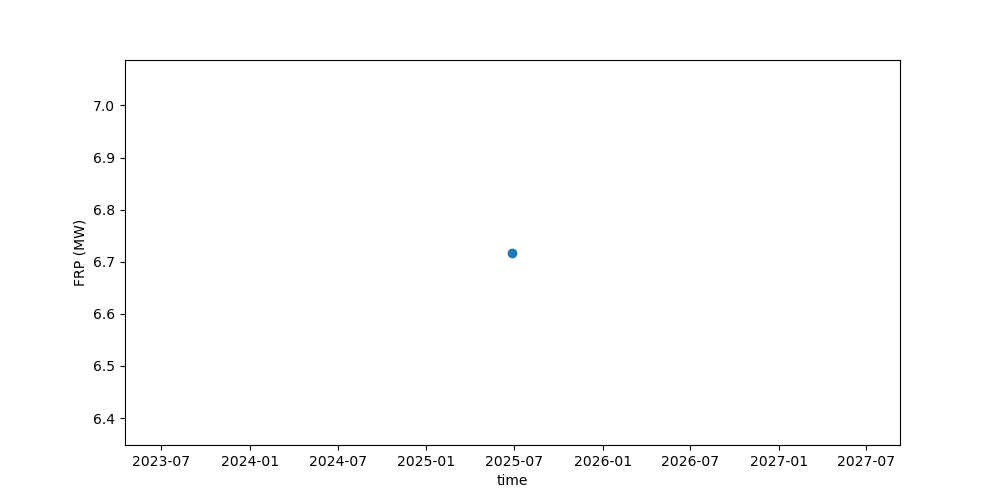
#> input picture src/fireReport/frp161.png, 1000 x 500 px
$ python -i ros.py   (imports and definitions only)   (older library calls are emulated)
#> lines starting #> are read from the running program, lines starting #| are printed output that depends on the picture
#> further down, picture is the input picture: shape (500, 1000, 3); mean B, G, R 252.5, 252.5, 252.5
import numpy as np
from past.utils import old_div
from scipy import io,ndimage,stats,signal,interpolate,spatial
import pdb
import cv2
import matplotlib.pyplot as plt
from matplotlib import cm

########################################################3
# [119 lines left out: function compute_ros, not called in this run]

#################################################
def get_gradient(im) :
    # Calculate the x and y gradients using Sobel operator
    grad_x = cv2.Sobel(im,cv2.CV_64F,1,0,ksize=3)
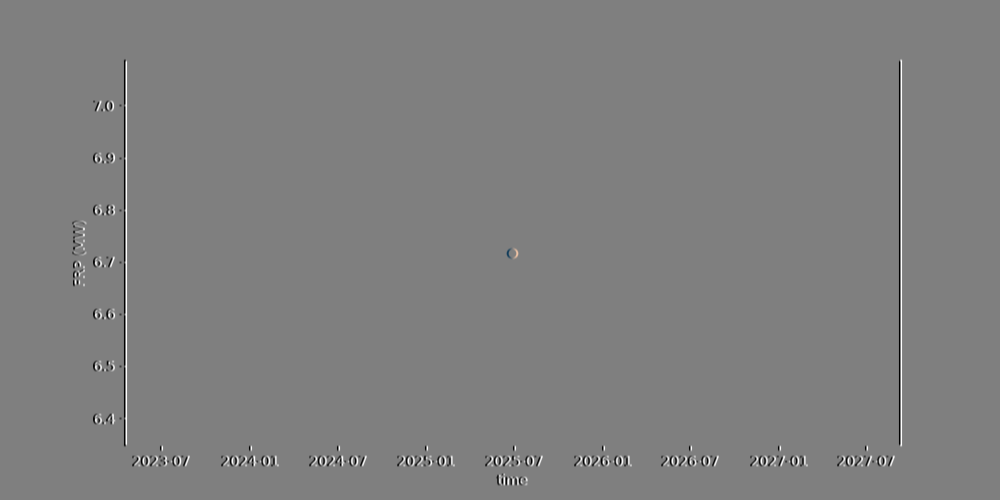
#> grad_x: shape (500, 1000, 3) float64; mean B, G, R 0, 0, 0; drawn with min black and max white
    grad_y = cv2.Sobel(im,cv2.CV_64F,0,1,ksize=3)
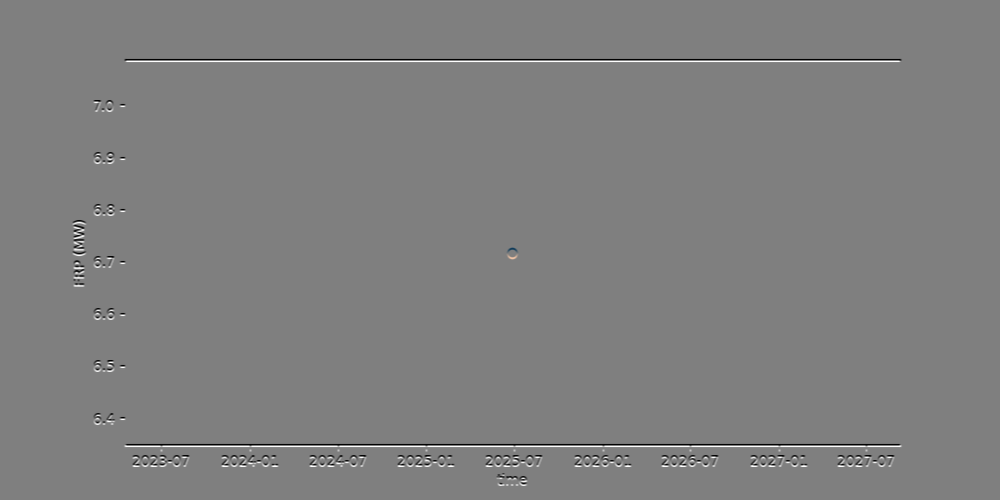
#> grad_y: shape (500, 1000, 3) float64; mean B, G, R 0, 0, 0; drawn with min black and max white

    # Combine the two gradients
    grad = cv2.addWeighted(np.absolute(grad_x), 0.5, np.absolute(grad_y), 0.5, 0)
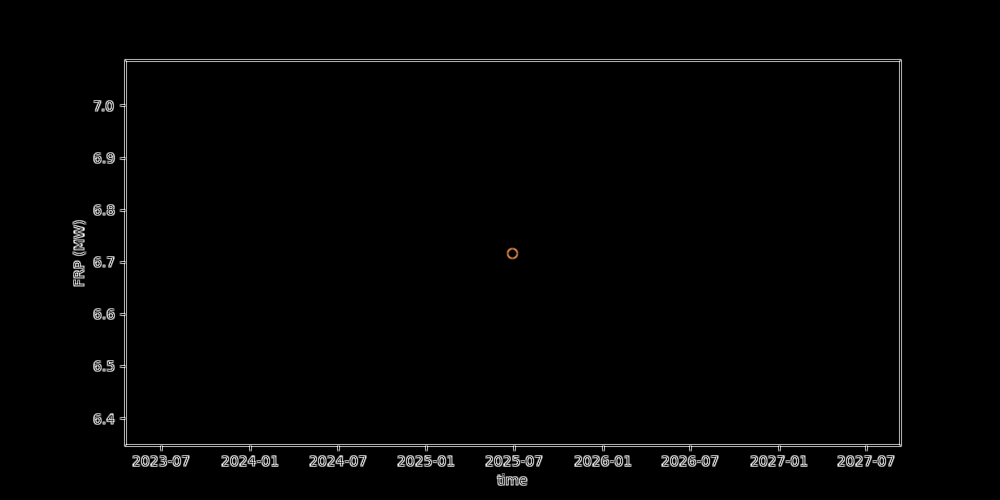
#> grad: shape (500, 1000, 3) float64; mean B, G, R 10.5, 10.5, 10.5; drawn with min black and max white
    return grad

#####################################################################
# [36 lines left out: function gradient_here, not called in this run]

>>> import cv2
>>> picture = cv2.imread('fireReport/frp161.png')
>>> result = get_gradient(picture)

$ run again, on src/fireReport/frp184.png
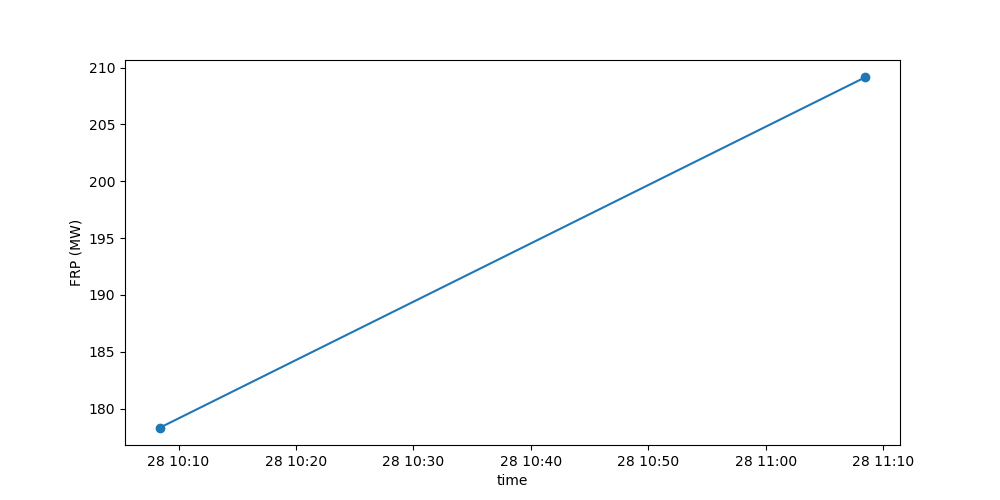
#> input picture src/fireReport/frp184.png, 1000 x 500 px
#> picture is the input picture: shape (500, 1000, 3); mean B, G, R 252.3, 252.1, 251.8
#> in get_gradient, `grad_y = cv2.Sobel(im,cv2.CV_64F,0,1,ksize=3)`:
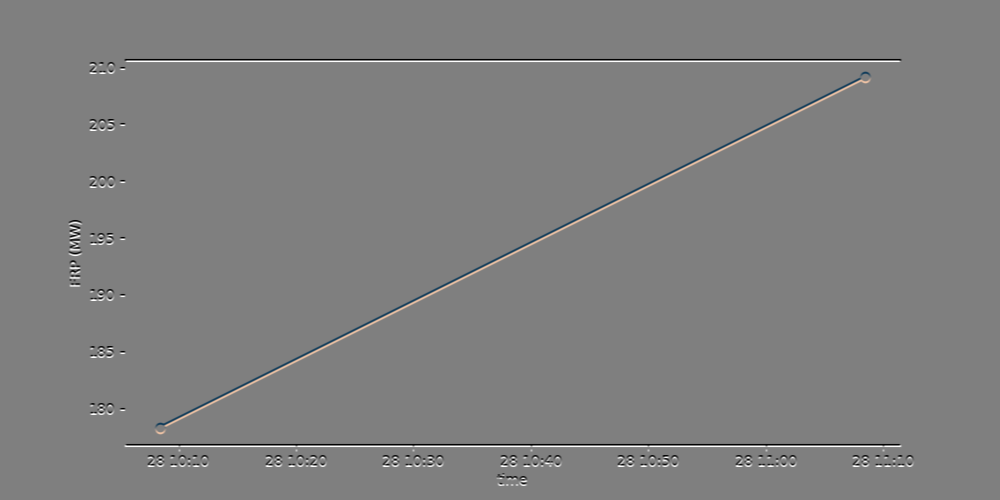
#> grad_y: shape (500, 1000, 3) float64; mean B, G, R 0, 0, 0; drawn with min black and max white
#> in get_gradient, `grad = cv2.addWeighted(np.absolute(grad_x), 0.5, np.absolute(grad_y), ..`:
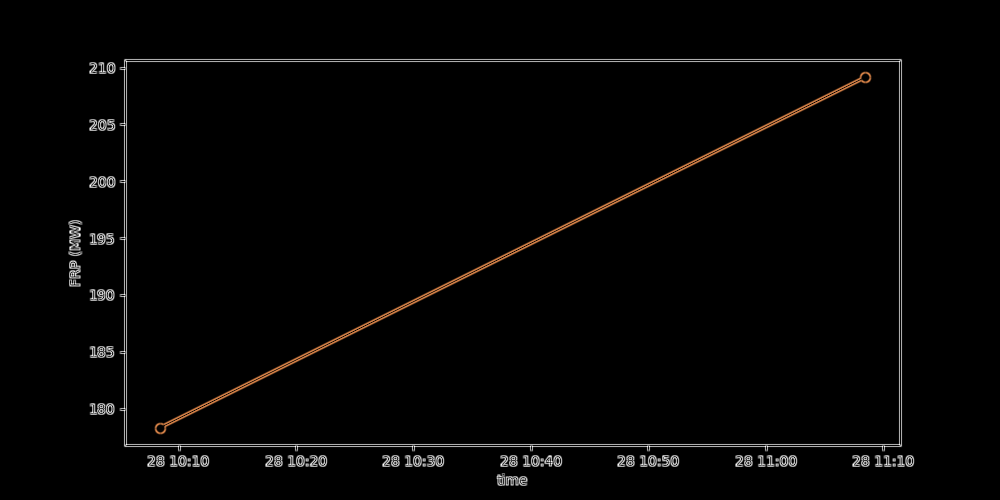
#> grad: shape (500, 1000, 3) float64; mean B, G, R 11.2, 12.1, 13.4; drawn with min black and max white

$ run again, on src/fireReport/frp232.png
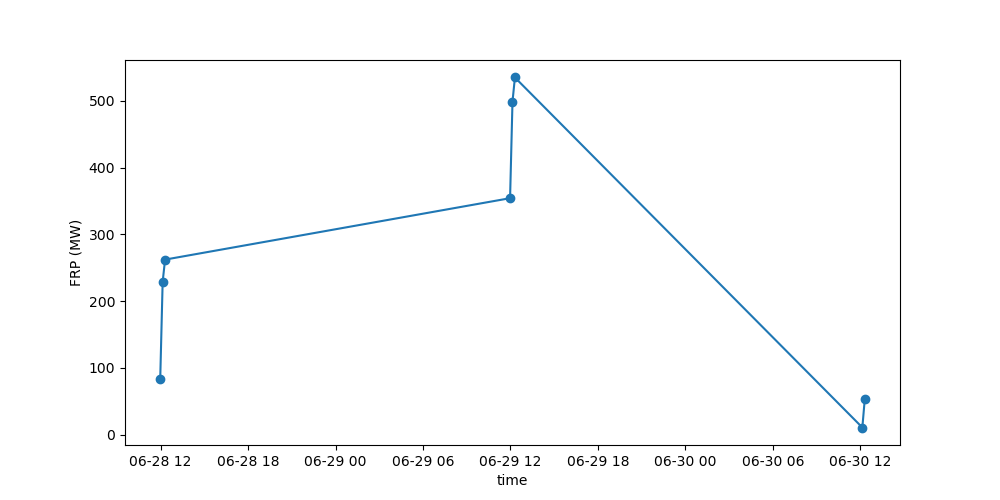
#> input picture src/fireReport/frp232.png, 1000 x 500 px
#> picture is the input picture: shape (500, 1000, 3); mean B, G, R 252, 251.7, 251.2
#> in get_gradient, `grad_y = cv2.Sobel(im,cv2.CV_64F,0,1,ksize=3)`:
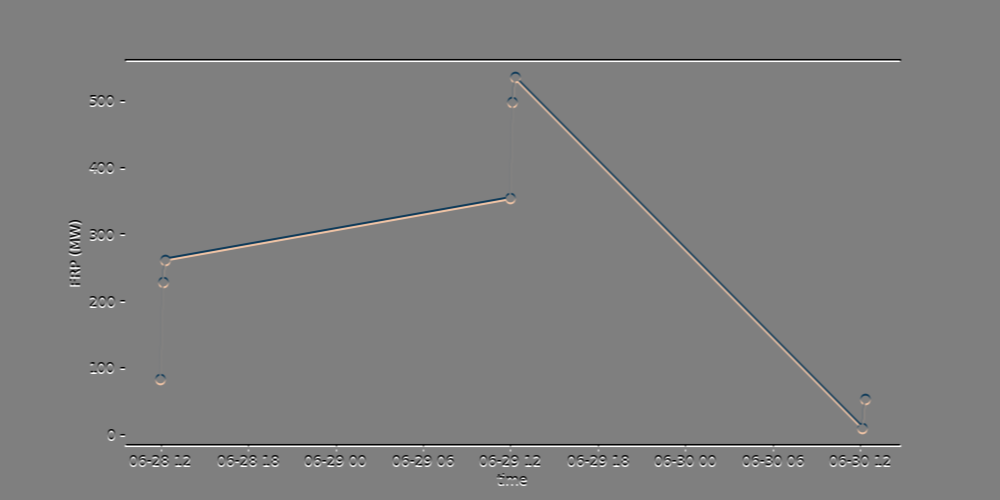
#> grad_y: shape (500, 1000, 3) float64; mean B, G, R 0, 0, 0; drawn with min black and max white
#> in get_gradient, `grad = cv2.addWeighted(np.absolute(grad_x), 0.5, np.absolute(grad_y), ..`:
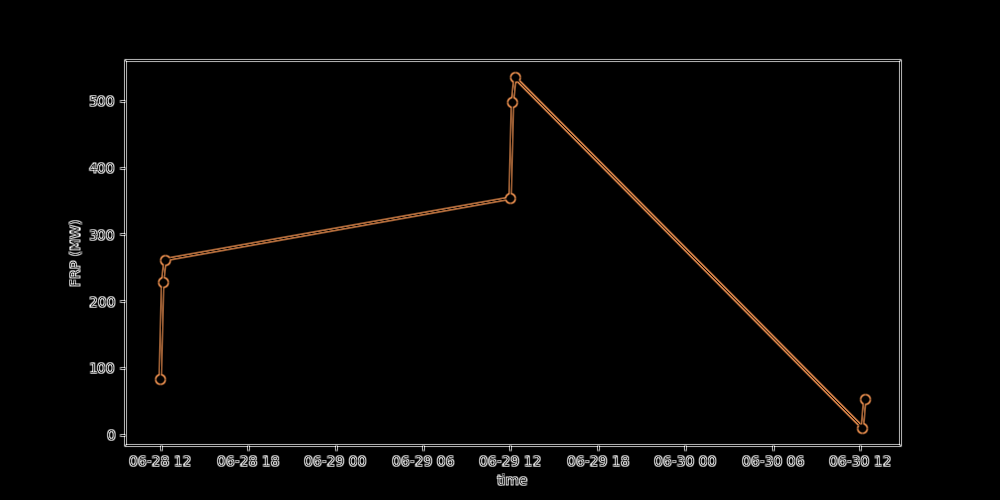
#> grad: shape (500, 1000, 3) float64; mean B, G, R 12.2, 13.5, 15.3; drawn with min black and max white

$ run again, on src/fireReport/frp256.png
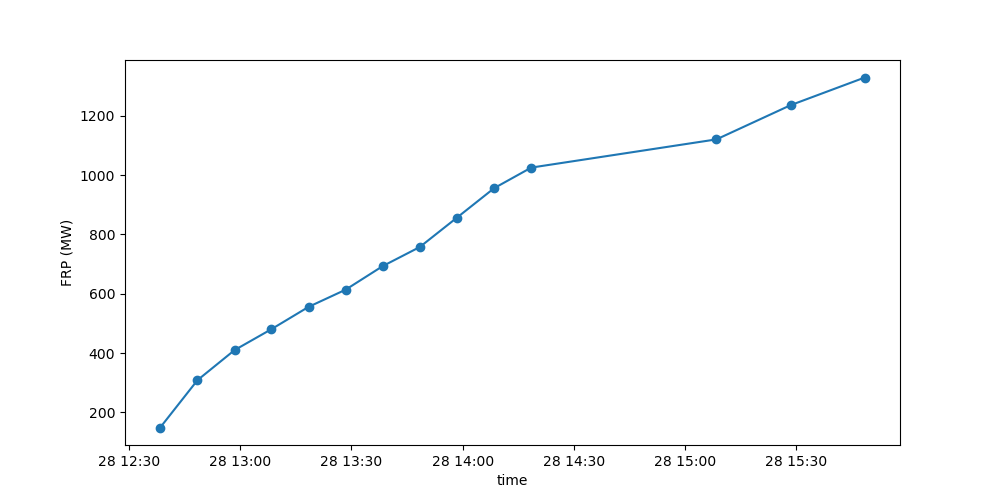
#> input picture src/fireReport/frp256.png, 1000 x 500 px
#> picture is the input picture: shape (500, 1000, 3); mean B, G, R 252.2, 251.9, 251.5
#> in get_gradient, `grad_y = cv2.Sobel(im,cv2.CV_64F,0,1,ksize=3)`:
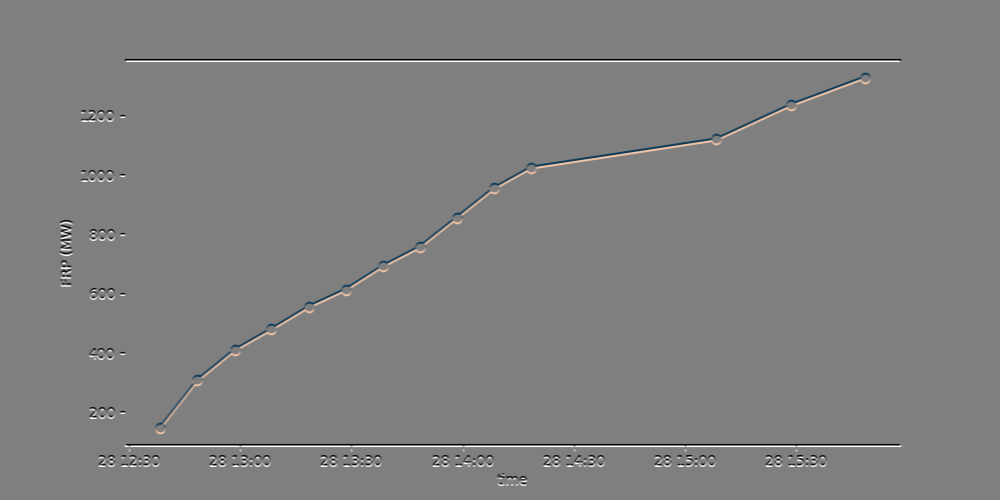
#> grad_y: shape (500, 1000, 3) float64; mean B, G, R 0, 0, 0; drawn with min black and max white
#> in get_gradient, `grad = cv2.addWeighted(np.absolute(grad_x), 0.5, np.absolute(grad_y), ..`:
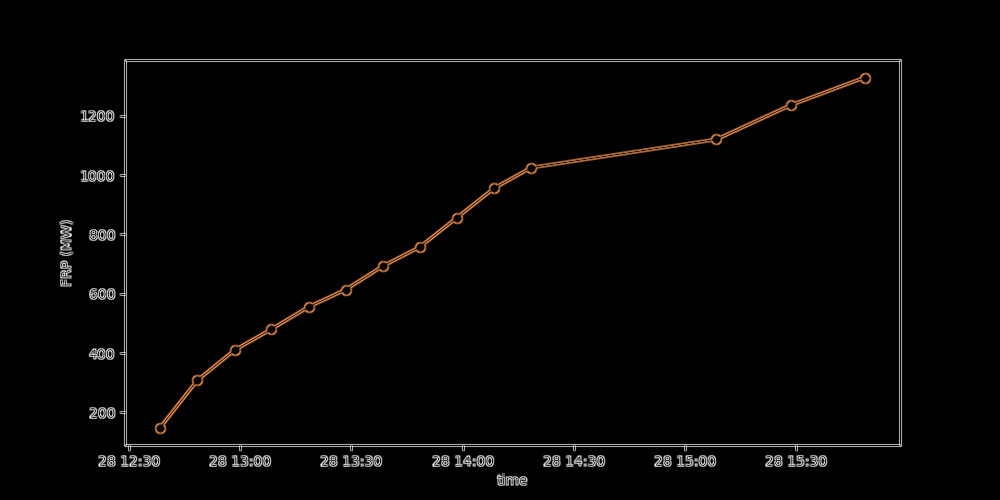
#> grad: shape (500, 1000, 3) float64; mean B, G, R 11.3, 12.2, 13.6; drawn with min black and max white
